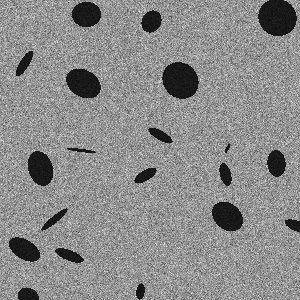
#> input picture src/example/example_ellipses_20_1.tif, 300 x 300 px, found by its file name; its folder holds 4 pictures in this run
$ python run_process.py
#> lines starting #> are read from the running program, lines starting #| are printed output that depends on the picture; after the words box and inside, x2 and y2 are one past the last pixel; in counts of white or black regions, pixels touching at a corner belong together
### utils.py
import numpy as np
import pandas as pd
from os import listdir, mkdir
from os.path import isfile, join, exists
from PIL import Image

# [118 lines left out: functions directory, check_ext, import_images, find_files, combine_stats_files, not called in this run]

### preprocessing_images.py
import numpy as np
from scipy import ndimage
from math import ceil, floor
from skimage.util import view_as_windows
from skimage.filters import threshold_otsu
from itertools import product
from os import listdir
from os.path import isfile, join
from PIL import Image
import utils as ut
from importlib import reload
reload(ut)

# [246 lines left out: functions trim, otsu_threshold, minimum, extract_patches, get_coords, SEDT and 1 more, not called in this run]

### run_process.py
# -*- coding: utf-8 -*-

from os import listdir, rmdir, remove
from os.path import isfile, join, exists
import logging
import time
import datetime as dt
from importlib import reload
import pandas as pd
import numpy as np
from PIL import Image

# local imports
import utils as ut
import preprocessing_images as preprocess
import persistent_homology_SEDT as ph
import persistence_statistics_per_quadrant as stats
import plots
import SVM as svm
reload(ut)
reload(preprocess)
reload(ph)
reload(stats)
reload(plots)
reload(svm)

# setup logging
logger = logging.getLogger("run_porosity_analysis")
logger.setLevel(logging.DEBUG)
console = logging.StreamHandler()
stream_formatter = logging.Formatter('%(levelname)s - %(message)s')
console.setFormatter(stream_formatter)
logger.addHandler(console)

def topological_porosity_analysis(
    path,
    logger,
    threshold_func,
    patch_shape=300,
    background_val = 0,
    stride=None,
    trim=True,
    single_file=None,
    split_radius=-2,
    save_persistence_diagrams=False,
    analysis_plots=False,
    classification=False,
    feature_cols=None,
    filenames_map=None,
    runs=100,
    strat_col=None,
    cross_val='stratkfold',
    param_grid_SVC = {'C': [1,2,3], 'kernel': ('rbf','linear')}
    ):
    """Takes a set of grayscale images, or a single file,
    thresholds to binary with threshold_func
    optionally trims the binary images of background_val
    pads them into exact multiples of patch_shape
    and then cuts them into square patches stride apart.
    Each binary patch is transformed with a Signed Euclidean Distance transform
    before the persistent homology is calculated using cubical complexes
    with the filtration built over sublevel sets of the SEDT transformed patch.
    The persistence birth, death intervals are saved out for 0 and 1 homology,
    and the persistence diagrams are made and optionally plotted.
    Summary statistics of these intervals are calculated per quadrant.
    split radius calculates the number of points in quadrant 2 of H_0
    in [-inf, split_radius] and (split_radius, 0].

    Args:
        path (string): location as a string of grayscale images as .tiff files
        logger (logging.Logger object): logs the process
        threshold_func (function): takes in a numpy array of a grayscale image
            and returns a binary image
        patch_shape (int, optional): pixel length and width of patches to take.
             Defaults to 300.
        background_val (int, optional): value [0,1] of image that is background
            after binary. Defaults to 0.
        stride (int, optional): number of pixels to move accross/down image
            before taking next patch. Defaults to None.
        trim (bool, optional): whether to trim empty rows and columns before
             padding to take patches. Defaults to True.
        single_file (string, optional): filename if single file not all images
             in path location. Defaults to None.
        split_radius (int, optional): split radius calculates the number of
            points in quadrant 2 of H_0 in [-inf, split_radius] and
            (split_radius, 0]. Defaults to -2.
        save_persistence_diagrams (bool, optional): saves plots of persistence
             diagrams. Defaults to False.

    Returns:
        pandas DataFrame: topological statistics per quadrant for .tiff image
            files in path
    """
#> called with path = 'D:/topological-bone-analysis/example/', patch_shape = 100, background_val = 0, stride = 100, trim = True, split_radius = -2, save_persistence_diagrams = False, analysis_plots = False
    start_time = time.time()
    date = dt.datetime.now().strftime("%Y_%m_%d_Time_%H_%M")
    logger.info(f"process started {date}")

    #define all paths
    run_path = f"{path}{date}/"
    binary_path = f"{run_path}binary/"
    padded_path = f"{run_path}padded/"
    patch_path = f"{run_path}patches/"
    SEDT_path = f"{run_path}SEDT/"
    idig_path = f"{run_path}idiagrams/"
    interval_path = f"{run_path}persistence_intervals/"
    if save_persistence_diagrams:
        pd_path = f"{run_path}persistence_diagrams/"
    stats_path = f"{run_path}statistics/"
    if analysis_plots:
        plot_path = f"{run_path}plots/"
    # check or create all paths
    ut.directory(run_path)
    if threshold_func:
        ut.directory(binary_path)
    ut.directory(padded_path)
    ut.directory(patch_path)
    ut.directory(SEDT_path)
    ut.directory(idig_path)
    ut.directory(interval_path)
    if save_persistence_diagrams:
        ut.directory(pd_path)
    ut.directory(stats_path)
    if analysis_plots:
        ut.directory(plot_path)
    logger.info("directories created")

    logger.info(f"path to images: {path}")
    # if is modification for a single file from a folder
    # else gets all filenames from folder
    if single_file is not None:
        filenames = [single_file]
        logger.info(f"single image file: { filenames}")
    else:
        filenames = [file for file in listdir(path)
                        if isfile(join(path, file))]

    #check tif or tiff files only
    filenames = ut.check_ext(filenames,['tif','tiff'],logger)
    logger.info(f"number of image files: {len(filenames)}")

    # read images from filenames
    images = ut.import_images(path,filenames)
    logger.info(f"Imported {len(images)} images")

    # threshold to binary
    if threshold_func:
        for k in range(len(images)):
            binary_im = threshold_func(images[k])
            # check images binary
            if not np.isin(binary_im,[0,1]).all():
                logger.error("image is not binary")
            else:
                Image.fromarray(binary_im).save(f"{binary_path}{filenames[k]}")
#> this loop made 1 pass
#> pass 1, in otsu_threshold, `binary_image = (image > threshold_val).astype(int)`:
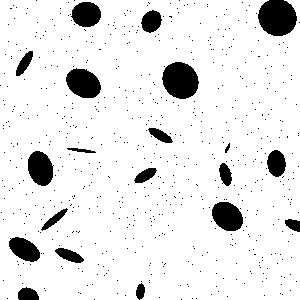
#> binary_image: shape (300, 300) int64; values 0 (black) and 1 (white), 90.4% white; 632 black regions (612 under 20 px), largest, box (x1, y1, x2, y2) and area: (258, 0, 297, 36) 1115, (162, 62, 199, 99) 1043, (66, 68, 101, 98) 779

    logger.info(f"Completed threshold for {len(filenames)} images")

    binary_filenames = [file for file in listdir(binary_path)
                        if isfile(join(binary_path, file))]
    binary_filenames = ut.check_ext(binary_filenames,['tif','tiff'],logger)

    # initialise coordinate save file
    with open(f"{run_path}patch_coords.csv", "w") as outfile:
        outfile.write("filename,image_shape_x,image_shape_y,patch_number,"\
            +"patch_width,patch_height,coord_array_row,coord_array_col\n")
    for filename in binary_filenames:
        preprocess.image_to_patches(
            run_path,
            filename,
            logger,
            patch_shape,
            stride=stride,
            pad_val=0,
            percentage_background=1,
            background_val=background_val,
            trim_first=trim,
            edge_val=0)
    logger.info("Completed patching images")

     #read in patches from patch path, so filenames in correct order
    patch_filenames = [file for file in listdir(patch_path)
                        if isfile(join(patch_path, file))]

    patch_filenames = ut.check_ext(patch_filenames,['tif','tiff'],logger)

    # Signed Euclidean Distance Transform of each patch
    for name in patch_filenames:
        patch = ut.import_images(patch_path, [name])[0]
        SEDT_patch = preprocess.SEDT(patch)
        Image.fromarray(SEDT_patch).save(f"{SEDT_path}{name}")

    SEDT_patch_filenames = [file for file in listdir(SEDT_path)
                            if isfile(join(SEDT_path, file))]
    SEDT_patch_filenames = ut.check_ext(
        SEDT_patch_filenames,
        ['tif','tiff'],
        logger
        )

    #creating idiagrams, calculates persistent homology on SEDT patches
    logger.info("starting persistence")

    for SEDT_patchname in SEDT_patch_filenames:
        SEDT_patch = ut.import_images(SEDT_path, [SEDT_patchname])[0]
        ph.peristent_homology_sublevel_cubic(
            SEDT_patch,
            SEDT_patchname,
            run_path,
            plot_persistence_diagrams=save_persistence_diagrams)

    logger.info("patches persistent homology calculated")

    #finding existing interval files
    intervals_to_find = [f"PD_dim_{dim}_{name[:-4]}.csv"\
                            for name in SEDT_patch_filenames for dim in [0,1]]
    interval_files = ut.find_files(
        intervals_to_find,
        interval_path,
        logger)

    for interval_name in interval_files:
        dim = int(interval_name[7])
        intervals = pd.read_csv(interval_path+interval_name,
                                names=["birth", "death"])
        stats.quadrant_statistics(
            intervals,
            dim,
            interval_name,
            stats_path,
            split_radius=split_radius)

    # combine all statistics files
    stats_df = ut.combine_stats_files(
        stats_path,
        run_path,
        "all_statistics.csv",
        logger
        )
    logger.info(f"Combined statistics files: {run_path}all_statistics.csv")
    # check single stats file exists
    if exists(f"{run_path}all_statistics.csv"):
        #  remove single stats files
        stats_files = [file for file in listdir(stats_path)
                            if isfile(join(stats_path, file))]
        for name in stats_files:
            remove(stats_path+name)
        rmdir(stats_path)
        for name in SEDT_patch_filenames:
            remove(SEDT_path+name)
        rmdir(SEDT_path)
        for name in binary_filenames:
            remove(binary_path+name)
        rmdir(binary_path)

    else:
        logger.warn("Failed to combine statistics files")

    if analysis_plots:
        plots.analysis_plots(
            stats_df,
            filenames_map,
            plot_path,
            feature_cols)
        logger.info(f"Plots saved to {plot_path}")

    if classification:
        logger.info("Classification beginning")
        svm_results = svm.classification_one_v_one(
            stats_df,
            run_path,
            logger,
            feature_cols,
            filenames_map,
            runs=runs,
            strat_col=strat_col,
            cross_val=cross_val,
            param_grid_SVC = param_grid_SVC
        )

        return stats_df, svm_results

    logger.info("pipeline executed time(m): "
                +str(round((time.time()-start_time)/60, 2)))
    return stats_df

if __name__ == "__main__":
    path = "D:/topological-bone-analysis/example/"
    feature_cols = [
        '0_num_points',
        '0_avg_birth',
        '0_stddev_birth',
        '0_skew_birth',
        '0_percentile_25_birth',
        '0_percentile_75_birth',
        '0_iqr_birth',
        '0_avg_death',
        '0_stddev_death',
        '0_skew_death',
        '0_percentile_25_death',
        '0_percentile_75_death',
        '0_iqr_death',
        '0_pers_entropy',
        '1_num_points',
        '1_avg_birth',
        '1_stddev_birth',
        '1_skew_birth',
        '1_percentile_25_birth',
        '1_percentile_75_birth',
        '1_iqr_birth',
        '1_avg_death',
        '1_stddev_death',
        '1_skew_death',
        '1_percentile_25_death',
        '1_percentile_75_death',
        '1_iqr_death',
        '1_pers_entropy']
    filenames_map = {'example_SHG_1.tif':'group_a', 'example_SHG_2.tif':'group_b'}

#> (the run stopped early here; a loop or call above may not have finished)
